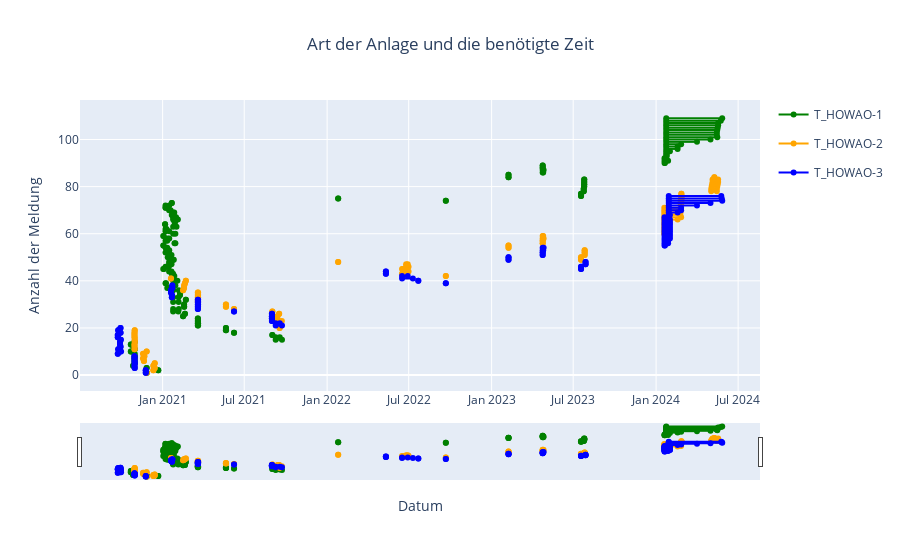

The notebook cell saved with this chart:
### Code cell
df_plot_event_time = df

color_map = {
    'T_HOWAO-1': 'green',
    'T_HOWAO-2': 'orange',
    'T_HOWAO-3': 'blue'
}

startpunkte = df_plot_event_time['eventStartTime']
endpunkte = df_plot_event_time['eventEndTime']
status = df_plot_event_time['assetId']
namen = df_plot_event_time['assetId']  

fig = go.Figure()
gezeigte_legenden = {} 

desired_order = ['T_HOWAO-1', 'T_HOWAO-2', 'T_HOWAO-3']

for stat in desired_order:  
    filtered_data = df_plot_event_time[df_plot_event_time['assetId'] == stat]
    
    for i, (start, end) in enumerate(zip(filtered_data['eventStartTime'], filtered_data['eventEndTime']), start=1):
        color = color_map.get(stat, 'gray')  
        show_legend = color not in gezeigte_legenden  
        gezeigte_legenden[color] = True  

        fig.add_trace(go.Scatter(
            x=[start, end],  
            y=[i, i], 
            mode='lines+markers',
            name=stat if show_legend else '',  
            line=dict(color=color),
            legendgroup=stat,  
            showlegend=show_legend  
        ))

fig.update_layout(
    title='Art der Anlage und die benötigte Zeit',
    xaxis=dict(
        title='Datum',
        rangeslider=dict(visible=True),  
        type='date'
    ),
    yaxis_title='Anzahl der Meldung',
    title_x=0.5, 
)

fig.show()
